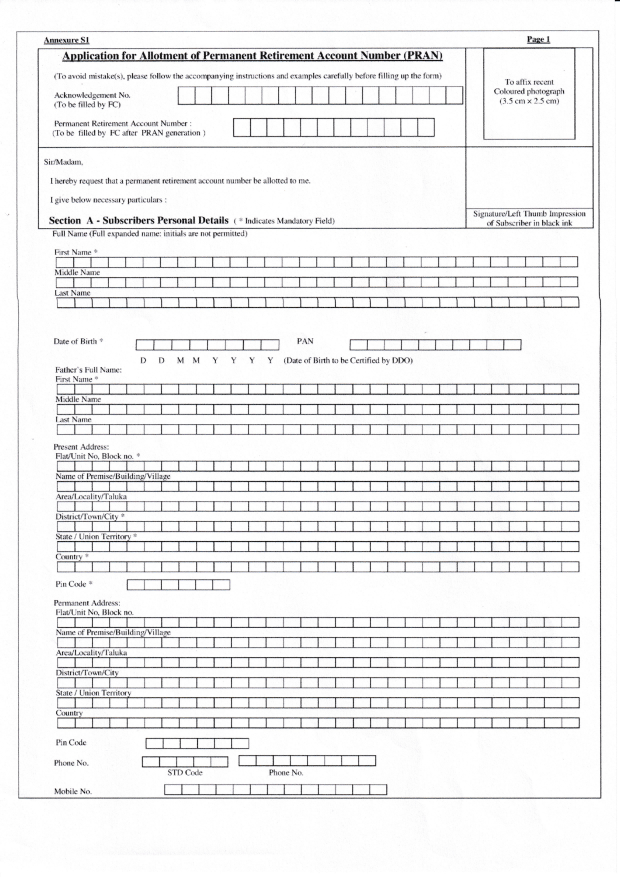
#> input picture Image_Processing/nonfilled_300.jpg, 2480 x 3508 px (shown at 1/4 size)
$ jupyter execute --allow-errors 'Final Scripts.ipynb'   (older library calls are emulated)
#> lines starting #> are read from the running program, lines starting #| are printed output that depends on the picture; after the words box and inside, x2 and y2 are one past the last pixel; in counts of white or black regions, pixels touching at a corner belong together
[cell 1]
import cv2
import numpy as np
from keras.preprocessing import image as im
from keras import backend as k
import tensorflow as tf
import pytesseract as tesseract
tf.reset_default_graph()
#> (this line was passed over: tensorflow is not available in this run)
from keras.models import load_model
#> (the rest of this cell did not finish here and is left out)

[cell 2]
# Get tags from non-filled image
def traverseCroppedSections():
    labelList = []
    for x, y, w, h in coordinates:
        croppedSection = cropImage(x, y, w, h, nonfilledtesseract)
        label = tesseract.image_to_string(croppedSection)
        labelList.append(label)
    print(labelList)
    # push these labels to database along with the coordinates and index

# Cropping the image
def cropImage(x, y, w, h, image):
    # Crop image here
    croppedImage = image[y:y + h,x:x + w]
    return croppedImage

# function to match template
def templateMatching(wholeimage, template):
    result = cv2.matchTemplate(wholeimage, template, cv2.TM_CCOEFF)
    min_val, max_val, min_loc, max_loc = cv2.minMaxLoc(result)
    return max_loc[0], max_loc[1]

def makeSquare(not_square):
    # Adds black pixels as padding

    BLACK = [0, 0, 0]
    img_dim = not_square.shape
    height = img_dim[0]
    width = img_dim[1]
    if (height == width):
        square = not_square
        return square
    else:
        doublesize = cv2.resize(not_square, (2 * width, 2 * height), interpolation = cv2.INTER_CUBIC)
        height = height * 2
        width = width * 2
        if (height > width):
            pad = (height - width)/2
            pad = int(pad)
            #doublesize = int(doublesize)
            doublesize_square = cv2.copyMakeBorder(doublesize, 0, 0, pad,\
                                                  pad, cv2.BORDER_CONSTANT, value = BLACK)
        else:
            pad = (width - height)/2
            pad = int(pad)
            doublesize_square = cv2.copyMakeBorder(doublesize, pad, pad, 0, 0,\
                                                  cv2.BORDER_CONSTANT, value = BLACK)
    doublesize_square_dim = doublesize_square.shape
    return doublesize_square

def resize_to_pixel(dimensions, image):

    buffer_pix = 4
    dimensions = dimensions - buffer_pix
    squared = image
    r = float(dimensions)/squared.shape[1]
    dim = (dimensions, int(squared.shape[0] * r))
    resized = cv2.resize(image, dim, interpolation = cv2.INTER_AREA)
    img_dim2 = resized.shape
    height_r = img_dim2[0]
    widht_r = img_dim2[1]
    BLACK = [0, 0, 0]
    if (height_r > widht_r):
        resized = cv2.copyMakeBorder(resized, 0, 0, 0, 1, cv2.BORDER_CONSTANT, value = BLACK)
    if (height_r < widht_r):
        resized = cv2.copyMakeBorder(resized, 1, 0, 0, 0, cv2.BORDER_CONSTANT, value = BLACK)
    p = 2
    ReSizedImg = cv2.copyMakeBorder(resized, p, p, p, p, cv2.BORDER_CONSTANT, value = BLACK)
    img_dim = ReSizedImg.shape
    height = img_dim[0]
    width = img_dim[1]
    return ReSizedImg


def prediction(char_image):
    squared = makeSquare(char_image)
    size28 = resize_to_pixel(28, squared)
    #cv2.imshow('char resized', size28)
    #cv2.waitKey(0)
    #cv2.destroyAllWindows()
    predict_img = im.img_to_array(size28)
    predict_img = np.expand_dims(predict_img, axis = 0)
    predictedarray = model.predict(predict_img)
    index = calculateClass(predictedarray[0])

    predicted_class = label_dictionary[index]
    return predicted_class

def calculateClass(predictedarray):
    predictedclass = 0
    predictedclassindex = 0
    index = 0
    for classprediction in predictedarray:
        if classprediction > predictedclass:
            predictedclass = classprediction
            predictedclassindex = index
        index = index + 1
    return predictedclassindex

# cropping and setdifferencing function
def getNonfilledCroppedSections(coordinates):
    i = 0
    for x, y, w, h in coordinates:

        tag = tags[i]
        i = i + 1

        # cropping non filled image
        nonfilledcroppedsection = cropImage(x, y, w, h, nonfilledimage)
        #cv2.imshow('nonfilledcroppedsection', nonfilledcroppedsection)
        #cv2.waitKey(0)

        #dilating
        nonfilledcroppedsectiondilated = cropImage(x, y, w, h, nonfilledimagedilated)

        crop_h = nonfilledcroppedsection.shape[0]
        crop_w = nonfilledcroppedsection.shape[1]

        crop_x, crop_y = templateMatching(filledimage, nonfilledcroppedsection)

        # cropping the matched template from filled image
        filledcroppedsection = cropImage(crop_x, crop_y, crop_w, crop_h, filledimage)

        # subtracting nonfilled image from filled image
        setDifference = np.subtract(filledcroppedsection, nonfilledcroppedsection)
        #cv2.imshow('setDifference', setDifference)
        #cv2.waitKey(0)

        setDifference = cv2.medianBlur(setDifference, 3)
        #setDifference = cv2.erode(setDifference, np.ones((3, 3), np.uint8), iterations=1)
        #cv2.imshow('setDifferenceeroded', setDifference)
        #cv2.waitKey(0)

        converted_to_text = ocr(setDifference)
        print(tag + ' : ' + converted_to_text)


def ocr(image):

    # detecting edges in the image
    image_edges = cv2.Canny(image, 30, 150)

    # dilating image to detect individual lines
    kernel_line = np.ones((10, 80), np.uint8)
    dilated_line = cv2.dilate(image_edges, kernel_line, iterations=1)

    # finding contours of the line
    im2, ctrs_line, hier = cv2.findContours(dilated_line.copy(), cv2.RETR_EXTERNAL, cv2.CHAIN_APPROX_SIMPLE)
    sorted_ctrs_line = sorted(ctrs_line, key=lambda ctr: cv2.boundingRect(ctr)[1])

    # list of words
    word_list = []

    for i, ctr_line in enumerate(sorted_ctrs_line):
        # getting coordinates of the line contour
        line_x, line_y, line_w, line_h = cv2.boundingRect(ctr_line)

        # if condition for removing unnecessary contours
        if line_w * line_h < 10000:
            continue

        line = cropImage(line_x, line_y, line_w, line_h, image)
        #cv2.imshow('line', line)
        #cv2.waitKey(0)

        # detecting edges in the image
        line_edges = cv2.Canny(line, 30, 150)

        # dilating line to detect individual words
        kernel_word = np.ones((10, 60), np.uint8)
        dilated_word = cv2.dilate(line_edges, kernel_word, iterations=1)

        # finding contours of the word
        im2, ctrs_word, hier = cv2.findContours(dilated_word.copy(), cv2.RETR_EXTERNAL, cv2.CHAIN_APPROX_SIMPLE)
        sorted_ctrs_word = sorted(ctrs_word, key=lambda ctr: cv2.boundingRect(ctr)[0])

        for i, ctr_word in enumerate(sorted_ctrs_word):
            # getting coordinates of the word contour
            word_x, word_y, word_w, word_h = cv2.boundingRect(ctr_word)

            # if condition for removing unnecessary contours
            if word_w * word_h < 2500:
                continue

            #print("Word " + str(word_x), str(word_y), str(word_w), str(word_h))

            word = cropImage(word_x, word_y, word_w, word_h, line)
            #cv2.imshow('word', word)
            #cv2.waitKey(0)
            word = cv2.erode(word, np.ones((1, 1), np.uint8), iterations=1)

            # detecting edges in the image
            word_edges = cv2.Canny(word, 30, 150)

            # dilating word to detect individual characters
            kernel_char = np.ones((15, 5), np.uint8)
            dilated_char = cv2.dilate(word_edges, kernel_char, iterations=1)
            #cv2.imshow('dilated_char', dilated_char)
            #cv2.waitKey(0)

            # finding contours of the characters
            im2, ctrs_char, hier = cv2.findContours(dilated_char.copy(), cv2.RETR_EXTERNAL, cv2.CHAIN_APPROX_SIMPLE)
            sorted_ctrs_char = sorted(ctrs_char, key=lambda ctr: cv2.boundingRect(ctr)[0])

            # list of words
            character_list = []

            for i, ctr_char in enumerate(sorted_ctrs_char):
                # getting coordinates of the character contour
                char_x, char_y, char_w, char_h = cv2.boundingRect(ctr_char)

                # if condition for removing unnecessary contours
                if char_w * char_h < 180:
                    continue

                #print("Character " + str(char_x), str(char_y), str(char_w), str(char_h))

                charac = cropImage(char_x, char_y, char_w, char_h, word)
                #cv2.imshow('charac', charac)
                #cv2.waitKey(0)
                #cv2.destroyAllWindows()

                character = prediction(charac)
                character_list.append(character)
            word_list.append("".join(character_list))
    recognized_text = " ".join(word_list)
    return recognized_text

[cell 3]
nonfilledimage = cv2.imread('nonfilled_300.jpg',0)
#> nonfilledimage: shape (3508, 2480); min 0, max 255, mean 239
nonfilledimage = cv2.threshold(nonfilledimage, 100, 255, cv2.THRESH_BINARY_INV + cv2.THRESH_OTSU)[1]
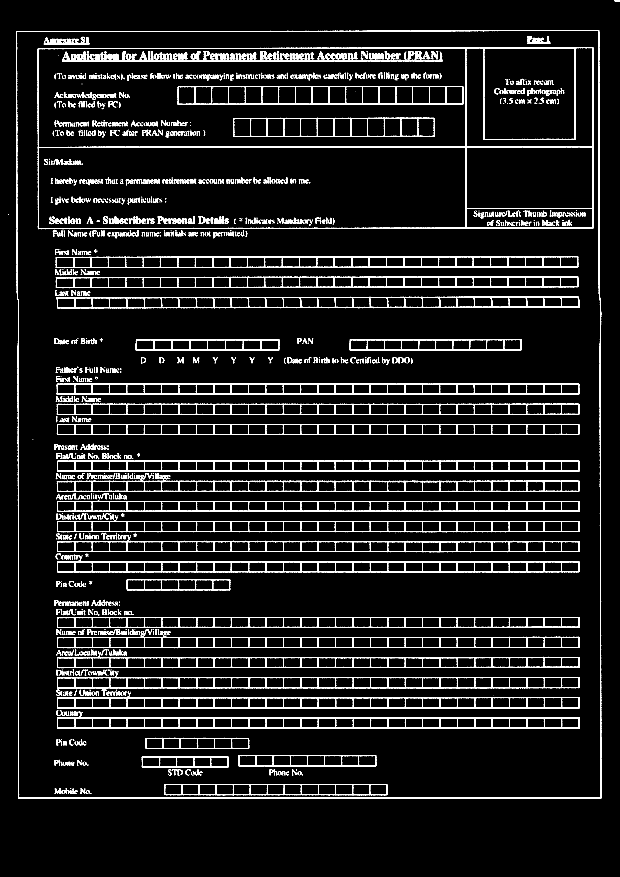
#> nonfilledimage: shape (3508, 2480) (shown at 1/4 size); 6.7% white; 1870 white regions (600 under 20 px), largest, box (x1, y1, x2, y2) and area: (150, 189, 2375, 917) 35649, (65, 121, 2406, 3195) 30105, (228, 2141, 2318, 2209) 20887
nonfilledtesseract = nonfilledimage

nonfilledimagedilated = nonfilledimage.copy()
nonfilledimagedilated = cv2.dilate(nonfilledimagedilated, np.ones((2, 2), np.uint8), iterations=4)
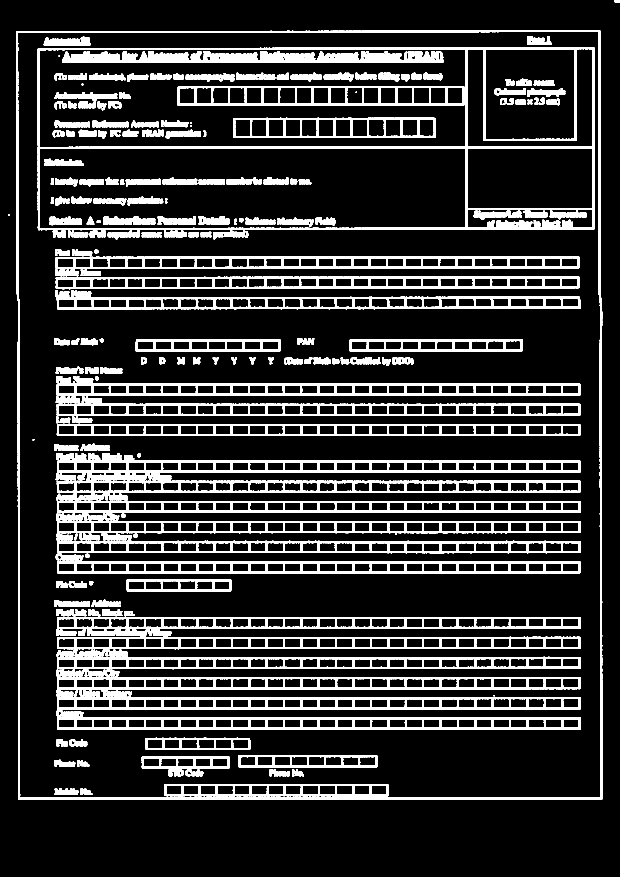
#> nonfilledimagedilated: shape (3508, 2480) (shown at 1/4 size); 15.6% white; 290 white regions, largest, box (x1, y1, x2, y2) and area: (150, 189, 2379, 921) 81265, (65, 121, 2410, 3199) 78180, (249, 204, 1776, 252) 50397
nonfilledimage = nonfilledimagedilated

filledimage = cv2.imread('filled_300.jpg',0)
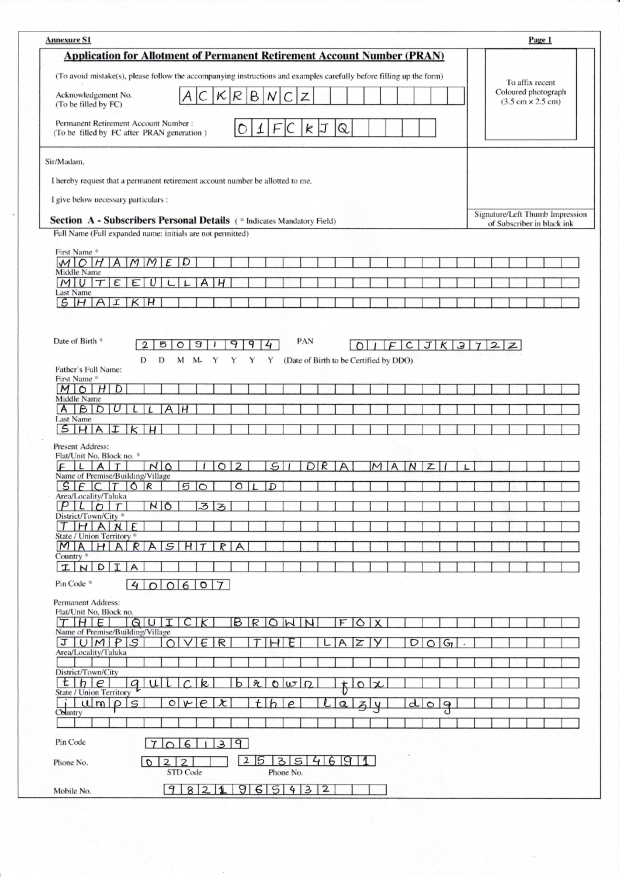
#> input picture Image_Processing/filled_300.jpg, 2480 x 3508 px (shown at 1/4 size)
#> filledimage: shape (3508, 2480); min 0, max 255, mean 237.1
filledimage = cv2.threshold(filledimage, 100, 255, cv2.THRESH_BINARY_INV + cv2.THRESH_OTSU)[1]
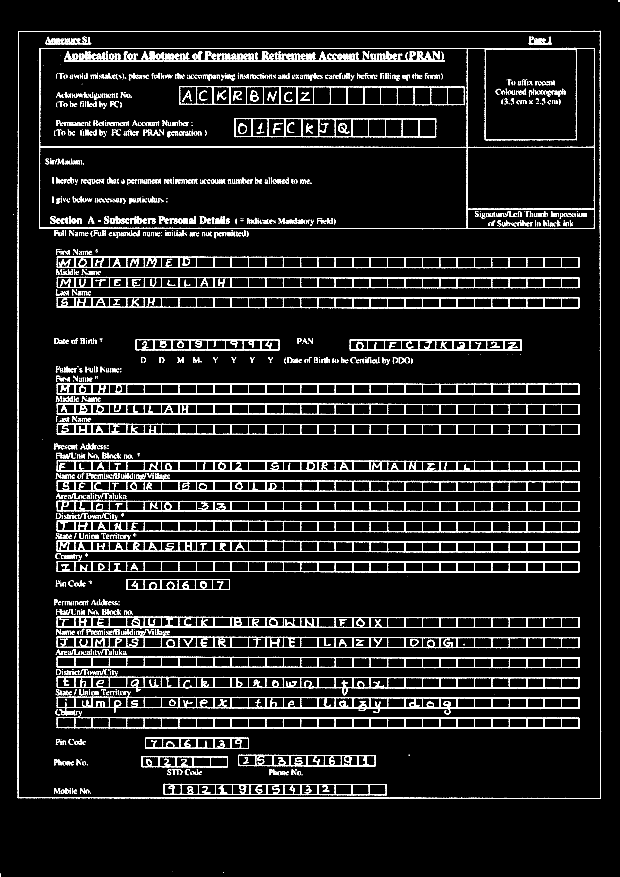
#> filledimage: shape (3508, 2480) (shown at 1/4 size); 7.3% white; 2140 white regions (720 under 20 px), largest, box (x1, y1, x2, y2) and area: (156, 191, 2380, 917) 34922, (70, 123, 2405, 3196) 29947, (227, 2765, 2318, 2861) 23910
#> the loop in getNonfilledCroppedSections, `for x, y, w, h in coordinates: ` made 1 pass
#> (min_val in templateMatching, max_val in templateMatching, min_loc in templateMatching, crop_x, crop_y) on pass 1: (-232868512, 680034368, (310, 125), 201, 335)
#> pass 1, in cropImage, `croppedImage = image[y:y + h,x:x + w]`:
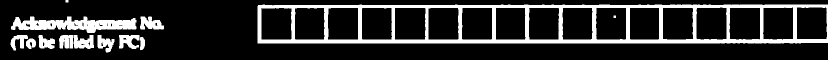
#> croppedImage: shape (119, 1656) (shown at 1/2 size); 17.9% white; 13 white regions, largest, box (x1, y1, x2, y2) and area: (515, 9, 1656, 87) 24943, (22, 33, 273, 66) 4736, (280, 33, 328, 59) 854
#> pass 1, in templateMatching, `result = cv2.matchTemplate(wholeimage, template, cv2.TM_CCOEFF)`:
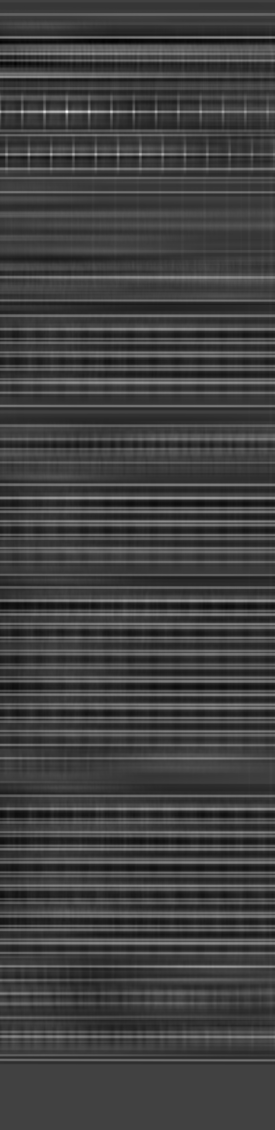
#> result: shape (3390, 825) float32 (shown at 1/3 size); min -232868512, max 680034368, mean 564159.9; drawn with min black and max white
#> pass 1, in cropImage (call 3), `croppedImage = image[y:y + h,x:x + w]`:
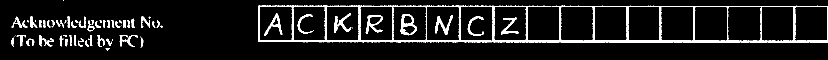
#> croppedImage: shape (119, 1656) (shown at 1/2 size); 8.5% white; 73 white regions (20 under 20 px), largest, box (x1, y1, x2, y2) and area: (516, 11, 1656, 86) 10024, (801, 28, 834, 71) 560, (870, 30, 906, 70) 449
#> pass 1, in getNonfilledCroppedSections, `setDifference = np.subtract(filledcroppedsection, nonfilledcroppedsect..`:
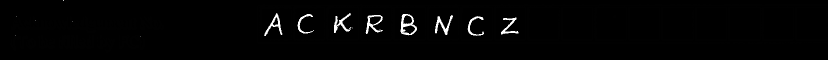
#> setDifference: shape (119, 1656) (shown at 1/2 size); min 0, max 255, mean 4.4
#> after the loop in getNonfilledCroppedSections, `for x, y, w, h in coordinates:`: i = 1

coordinates = [[196,336,1656,119],[191,981,2137,94],[920,2999,620,119],[176,1298,977,128]]
label_dictionary = {0: '0', 1: '1', 2: '2', 3: '3', 4: '4', 5: '5', 6: '6', 7: '7', 8: '8', 9: '9', 10: 'a',
                    11: 'b', 12: 'd', 13: 'e', 14: 'f', 15: 'g', 16: 'h', 17: 'i', 18: 'j', 19: 'l', 20: 'm',
                    21: 'n', 22: 'q', 23: 'r', 24: 't', 25: 'y', 26: 'A', 27: 'B', 28: 'C', 29: 'D', 30: 'E',
                    31: 'F', 32: 'G', 33: 'H', 34: 'I', 35: 'J', 36: 'K', 37: 'L', 38: 'M', 39: 'N', 40: 'O',
                    41: 'P', 42: 'Q', 43: 'R', 44: 'S', 45: 'T', 46: 'U', 47: 'V', 48: 'W', 49: 'X', 50: 'Y',
                    51: 'Z'}

tags = ['PAN NO','First Name','Some No','DOB']
#tags_index = 0

getNonfilledCroppedSections(coordinates)
#> (the call stopped at in prediction, `predict_img = im.img_to_array(size28)`: keras is not available in this run)
#traverseCroppedSections()
cv2.destroyAllWindows()
